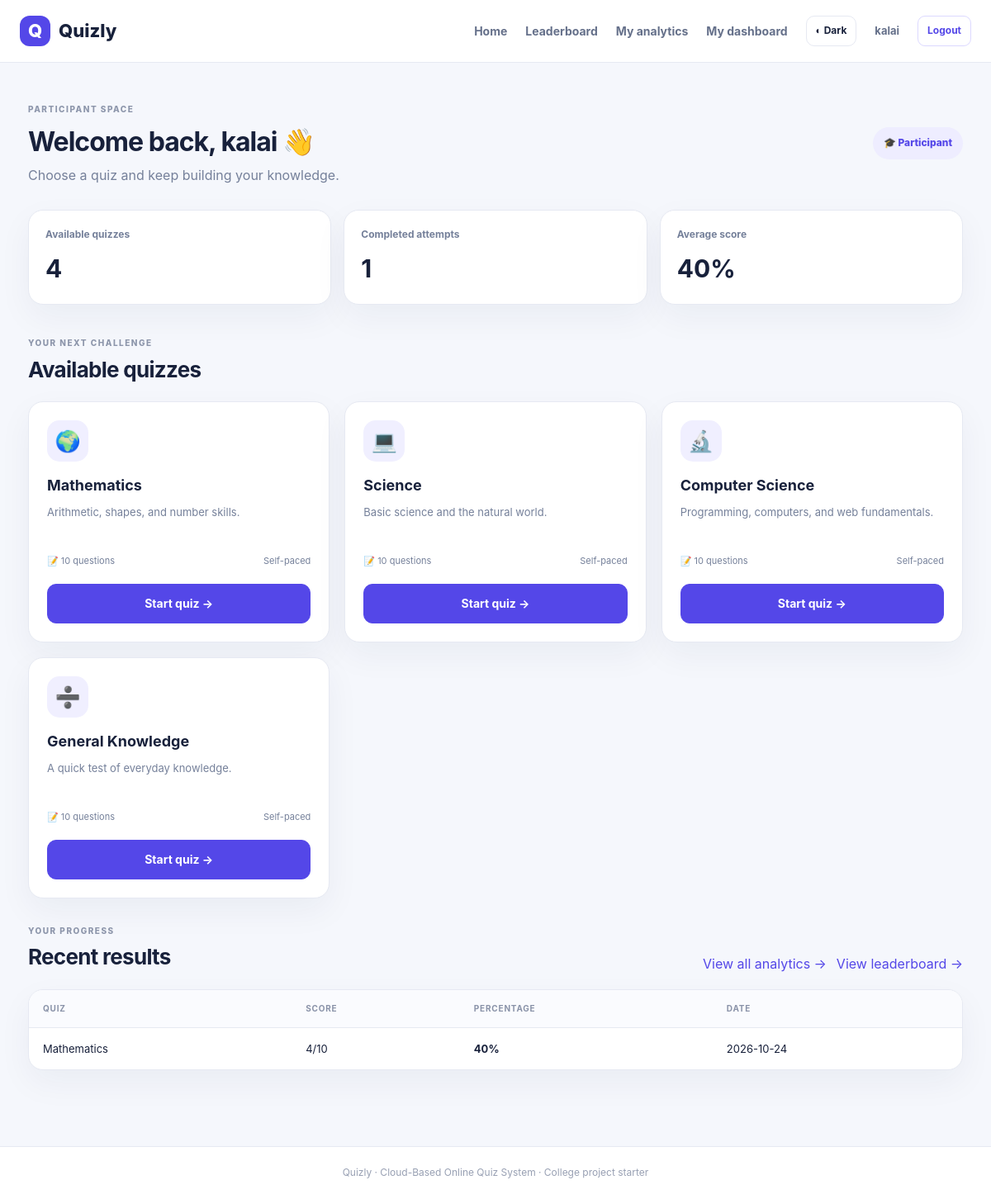
Screenshot of /participant (signed in) with the database file from the repository.
### tables this page shows
CREATE TABLE quizzes (
      id INTEGER PRIMARY KEY AUTOINCREMENT,
      title TEXT NOT NULL, description TEXT DEFAULT '',
      created_at TEXT NOT NULL
    , timer_minutes INTEGER NOT NULL DEFAULT 10);

CREATE TABLE attempts (
      id INTEGER PRIMARY KEY AUTOINCREMENT,
      user_id INTEGER NOT NULL REFERENCES users(id),
      quiz_id INTEGER NOT NULL REFERENCES quizzes(id),
      score INTEGER NOT NULL, total INTEGER NOT NULL, percent INTEGER NOT NULL,
      submitted_at TEXT NOT NULL
    , duration_seconds INTEGER NOT NULL DEFAULT 0, answers_json TEXT NOT NULL DEFAULT '[]');

### app.py (the view)
@app.route("/participant")
@login_required("participant")
def participant_dashboard():
    con = db()
    quizzes = con.execute("""SELECT q.*, COUNT(questions.id) question_count FROM quizzes q
      LEFT JOIN questions ON questions.quiz_id=q.id GROUP BY q.id ORDER BY q.id DESC""").fetchall()
    attempts = con.execute("""SELECT attempts.*, quizzes.title FROM attempts JOIN quizzes ON quizzes.id=attempts.quiz_id
      WHERE user_id=? ORDER BY submitted_at DESC""", (session["user_id"],)).fetchall()
    con.close()
    return render_template("participant.html", quizzes=quizzes, attempts=attempts)

### app.py (called while the page is built)
def db():
    con = sqlite3.connect(DB_PATH)
    con.row_factory = sqlite3.Row
    con.execute("PRAGMA foreign_keys = ON")
    return con

def login_required(role=None):
    def decorator(fn):
        @wraps(fn)
        def wrapped(*args, **kwargs):
            if not session.get("user_id"):
                flash("Please log in first.", "warning")
                return redirect(url_for("login"))
            if role and session.get("role") != role:
                abort(403)
            return fn(*args, **kwargs)
        return wrapped
    return decorator

@app.context_processor
def common_context():
    return {"current_user": session.get("name"), "current_role": session.get("role")}

### templates/participant.html
{% extends "base.html" %}{% block title %}Participant dashboard{% endblock %}{% block content %}<div class="dashboard-head"><div><span class="eyebrow">PARTICIPANT SPACE</span><h1>Welcome back, {{ current_user }} 👋</h1><p class="muted">Choose a quiz and keep building your knowledge.</p></div><span class="role-tag">🎓 Participant</span></div><div class="stats"><div class="stat"><span>Available quizzes</span><b>{{ quizzes|length }}</b></div><div class="stat"><span>Completed attempts</span><b>{{ attempts|length }}</b></div><div class="stat"><span>Average score</span><b>{{ ((attempts|sum(attribute='percent')) / (attempts|length))|round|int if attempts else 0 }}%</b></div></div><div class="section-title"><div><span class="eyebrow">YOUR NEXT CHALLENGE</span><h2>Available quizzes</h2></div></div><div class="grid">{% for q in quizzes %}<article class="card quiz-card"><div class="card-icon">{{ ['🌍','💻','🔬','➗','🧠'][loop.index0 % 5] }}</div><h3>{{ q.title }}</h3><p>{{ q.description }}</p><div class="card-meta"><span>📝 {{ q.question_count }} questions</span><span>Self-paced</span></div>{% if q.question_count %}<a class="btn btn-block" href="{{ url_for('take_quiz', quiz_id=q.id) }}">Start quiz →</a>{% else %}<button class="btn btn-block" disabled>No questions yet</button>{% endif %}</article>{% endfor %}</div><div class="section-title"><div><span class="eyebrow">YOUR PROGRESS</span><h2>Recent results</h2></div><div class="hero-actions"><a href="{{ url_for('analytics') }}">View all analytics →</a><a href="{{ url_for('leaderboard') }}">View leaderboard →</a></div></div><div class="table-wrap"><table><thead><tr><th>Quiz</th><th>Score</th><th>Percentage</th><th>Date</th></tr></thead><tbody>{% for a in attempts %}<tr><td>{{ a.title }}</td><td>{{ a.score }}/{{ a.total }}</td><td><b>{{ a.percent }}%</b></td><td>{{ a.submitted_at[:10] }}</td></tr>{% else %}<tr><td colspan="4" class="muted">You have not completed a quiz yet.</td></tr>{% endfor %}</tbody></table></div>{% endblock %}

### static/style.css (style rules this page uses)
:root { --bg:#f5f7fc;--card:#fff;--ink:#18213b;--muted:#75809a;--primary:#5447e8;--primary2:#766cf5;--line:#e6e9f2;--soft:#f0efff;--green:#15966a;--shadow:0 15px 40px #1b28500d }
* { box-sizing:border-box }
body { margin:0;background:var(--bg);font-family:Inter,Segoe UI,Arial,sans-serif;color:var(--ink);line-height:1.55 }
a { color:var(--primary);text-decoration:none }
.btn { display:inline-flex;align-items:center;justify-content:center;gap:8px;border:1px solid var(--primary);background:var(--primary);color:#fff;padding:12px 17px;border-radius:11px;font-weight:750;font-size:14px;cursor:pointer;transition:.18s }
.btn-block { width:100% }
.hero-actions { display:flex;gap:12px;flex-wrap:wrap;margin-top:25px }
.section-title { display:flex;align-items:end;justify-content:space-between;gap:18px;margin:25px 0 18px }
.section-title h2 { font-size:26px;margin:2px 0 0;letter-spacing:-.7px }
.eyebrow { color:#8d96ab;font-size:10px;font-weight:850;letter-spacing:1.5px }
.muted { color:var(--muted) }
.grid { display:grid;grid-template-columns:repeat(3,minmax(0,1fr));gap:18px }
.card,.stat,.form-card,.table-wrap { background:var(--card);border:1px solid var(--line);border-radius:18px;box-shadow:var(--shadow) }
.quiz-card { padding:22px;display:flex;flex-direction:column;align-items:flex-start }
.card-icon { width:50px;height:50px;border-radius:15px;background:var(--soft);display:grid;place-items:center;font-size:25px;margin-bottom:15px }
.quiz-card h3 { margin:0 0 8px;font-size:18px }
.quiz-card p { color:var(--muted);font-size:13px;min-height:42px;margin:0;line-height:1.65 }
.card-meta { display:flex;justify-content:space-between;gap:8px;color:var(--muted);font-size:11px;margin:19px 0;width:100% }
.quiz-card .btn { margin-top:auto }
.dashboard-head { display:flex;justify-content:space-between;align-items:center;gap:18px;margin:10px 0 25px }
.dashboard-head h1 { font-size:32px;letter-spacing:-1px;margin:4px 0 }
.dashboard-head p { margin:4px 0 }
.role-tag { background:#eeedff;color:var(--primary);border-radius:99px;padding:10px 13px;font-size:12px;font-weight:800;white-space:nowrap }
.stats { display:grid;grid-template-columns:repeat(3,minmax(0,1fr));gap:15px;margin:20px 0 32px }
.stat { padding:20px }
.stat span { display:block;color:var(--muted);font-size:12px;font-weight:650 }
.stat b { display:block;font-size:30px;margin-top:8px }
.table-wrap { overflow-x:auto;margin-bottom:22px }
table { border-collapse:collapse;width:100%;min-width:550px }
th,td { text-align:left;padding:15px 17px;border-bottom:1px solid var(--line);font-size:13px }
th { font-size:10px;letter-spacing:.8px;text-transform:uppercase;color:#8992a8;background:#fafbfe }
tr:last-child td { border-bottom:0 }

### rows the page displays
quizzes: index0 "🌍", title "Mathematics", description "Arithmetic, shapes, and number skills.", question_count "10"
quizzes: index0 "💻", title "Science", description "Basic science and the natural world.", question_count "10"
quizzes: index0 "🔬", title "Computer Science", description "Programming, computers, and web fundamentals.", question_count "10"
quizzes: index0 "➗", title "General Knowledge", description "A quick test of everyday knowledge.", question_count "10"
attempts: title "Mathematics", score "4", total "10", percent "40", submitted_at "2026-10-24"

### other values shown
{{ current_user }} "kalai"
{{ quizzes|length }} "4"
{{ attempts|length }} "1"
